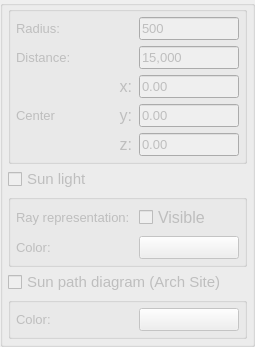
             <widget class="QGroupBox" name="groupBox_10">
              <property name="sizePolicy">
               <sizepolicy hsizetype="Expanding" vsizetype="Preferred">
                <horstretch>0</horstretch>
                <verstretch>0</verstretch>
               </sizepolicy>
              </property>
              <property name="font">
               <font>
                <pointsize>12</pointsize>
                <italic>true</italic>
               </font>
              </property>
              <property name="title">
               <string/>
              </property>
              <layout class="QGridLayout" name="gridLayout_11">
               <property name="leftMargin">
                <number>5</number>
               </property>
               <property name="topMargin">
                <number>0</number>
               </property>
               <property name="rightMargin">
                <number>5</number>
               </property>
               <property name="bottomMargin">
                <number>5</number>
               </property>
               <property name="verticalSpacing">
                <number>3</number>
               </property>
               <item row="2" column="0">
                <widget class="QCheckBox" name="checkBox_Sun_light_representation">
                 <property name="enabled">
                  <bool>false</bool>
                 </property>
                 <property name="sizePolicy">
                  <sizepolicy hsizetype="Minimum" vsizetype="Maximum">
                   <horstretch>0</horstretch>
                   <verstretch>0</verstretch>
                  </sizepolicy>
                 </property>
                 <property name="font">
                  <font>
                   <pointsize>11</pointsize>
                   <italic>false</italic>
                  </font>
                 </property>
                 <property name="toolTip">
                  <string>Enable the sun light representation</string>
                 </property>
                 <property name="layoutDirection">
                  <enum>Qt::LeftToRight</enum>
                 </property>
                 <property name="styleSheet">
                  <string notr="true"/>
                 </property>
                 <property name="text">
                  <string>Sun light</string>
                 </property>
                </widget>
               </item>
               <item row="1" column="0">
                <widget class="QGroupBox" name="groupBox_7">
                 <property name="sizePolicy">
                  <sizepolicy hsizetype="Expanding" vsizetype="Maximum">
                   <horstretch>0</horstretch>
                   <verstretch>0</verstretch>
                  </sizepolicy>
                 </property>
                 <property name="title">
                  <string/>
                 </property>
                 <layout class="QGridLayout" name="gridLayout_3">
                  <property name="leftMargin">
                   <number>5</number>
                  </property>
                  <property name="topMargin">
                   <number>5</number>
                  </property>
                  <property name="rightMargin">
                   <number>5</number>
                  </property>
                  <property name="bottomMargin">
                   <number>5</number>
                  </property>
                  <item row="0" column="0">
                   <layout class="QVBoxLayout" name="verticalLayout_16">
                    <item>
                     <layout class="QHBoxLayout" name="horizontalLayout_20">
                      <item>
                       <widget class="QLabel" name="label_radius">
                        <property name="enabled">
                         <bool>false</bool>
                        </property>
                        <property name="font">
                         <font>
                          <pointsize>10</pointsize>
                          <italic>false</italic>
                         </font>
                        </property>
                        <property name="text">
                         <string>Radius:</string>
                        </property>
                       </widget>
                      </item>
                      <item>
                       <spacer name="horizontalSpacer_2">
                        <property name="orientation">
                         <enum>Qt::Horizontal</enum>
                        </property>
                        <property name="sizeHint" stdset="0">
                         <size>
                          <width>40</width>
                          <height>20</height>
                         </size>
                        </property>
                       </spacer>
                      </item>
                      <item>
                       <widget class="QLineEdit" name="lineEdit_Radius">
                        <property name="enabled">
                         <bool>false</bool>
                        </property>
                        <property name="sizePolicy">
                         <sizepolicy hsizetype="Maximum" vsizetype="Fixed">
                          <horstretch>0</horstretch>
                          <verstretch>0</verstretch>
                         </sizepolicy>
                        </property>
                        <property name="maximumSize">
                         <size>
                          <width>100</width>
                          <height>16777215</height>
                         </size>
                        </property>
                        <property name="font">
                         <font>
                          <pointsize>10</pointsize>
                          <italic>false</italic>
                         </font>
                        </property>
                        <property name="toolTip">
                         <string/>
                        </property>
                        <property name="text">
                         <string>500</string>
                        </property>
                       </widget>
                      </item>
                     </layout>
                    </item>
                    <item>
                     <layout class="QHBoxLayout" name="horizontalLayout_21">
                      <item>
                       <widget class="QLabel" name="label_Distance">
                        <property name="enabled">
                         <bool>false</bool>
                        </property>
                        <property name="font">
                         <font>
                          <pointsize>10</pointsize>
                          <italic>false</italic>
                         </font>
                        </property>
                        <property name="text">
                         <string>Distance:</string>
                        </property>
                       </widget>
                      </item>
                      <item>
                       <spacer name="horizontalSpacer_7">
                        <property name="orientation">
                         <enum>Qt::Horizontal</enum>
                        </property>
                        <property name="sizeHint" stdset="0">
                         <size>
                          <width>40</width>
                          <height>20</height>
                         </size>
                        </property>
                       </spacer>
                      </item>
                      <item>
                       <widget class="QLineEdit" name="lineEdit_Distance">
                        <property name="enabled">
                         <bool>false</bool>
                        </property>
                        <property name="sizePolicy">
                         <sizepolicy hsizetype="Maximum" vsizetype="Fixed">
                          <horstretch>0</horstretch>
                          <verstretch>0</verstretch>
                         </sizepolicy>
                        </property>
                        <property name="maximumSize">
                         <size>
                          <width>100</width>
                          <height>16777215</height>
                         </size>
                        </property>
                        <property name="font">
                         <font>
                          <pointsize>10</pointsize>
                          <italic>false</italic>
                         </font>
                        </property>
                        <property name="toolTip">
                         <string/>
                        </property>
                        <property name="text">
                         <string>15,000</string>
                        </property>
                       </widget>
                      </item>
                     </layout>
                    </item>
                   </layout>
                  </item>
                  <item row="1" column="0">
                   <layout class="QHBoxLayout" name="horizontalLayout_22">
                    <item>
                     <widget class="QLabel" name="label_Position">
                      <property name="enabled">
                       <bool>false</bool>
                      </property>
                      <property name="font">
                       <font>
                        <pointsize>10</pointsize>
                        <italic>false</italic>
                       </font>
                      </property>
                      <property name="toolTip">
                       <string>Adjust the center position according to the project</string>
                      </property>
                      <property name="text">
                       <string>Center</string>
                      </property>
                     </widget>
                    </item>
                    <item>
                     <layout class="QGridLayout" name="gridLayout_1">
                      <item row="1" column="1">
                       <widget class="QLineEdit" name="lineEdit_Position_y">
                        <property name="enabled">
                         <bool>false</bool>
                        </property>
                        <property name="sizePolicy">
                         <sizepolicy hsizetype="Maximum" vsizetype="Fixed">
                          <horstretch>0</horstretch>
                          <verstretch>0</verstretch>
                         </sizepolicy>
                        </property>
                        <property name="maximumSize">
                         <size>
                          <width>100</width>
                          <height>16777215</height>
                         </size>
                        </property>
                        <property name="font">
                         <font>
                          <pointsize>10</pointsize>
                          <italic>false</italic>
                         </font>
                        </property>
                        <property name="toolTip">
                         <string/>
                        </property>
                        <property name="text">
                         <string>0.00</string>
                        </property>
                       </widget>
                      </item>
                      <item row="2" column="0">
                       <widget class="QLabel" name="label_Position_z">
                        <property name="enabled">
                         <bool>false</bool>
                        </property>
                        <property name="sizePolicy">
                         <sizepolicy hsizetype="Minimum" vsizetype="Preferred">
                          <horstretch>0</horstretch>
                          <verstretch>0</verstretch>
                         </sizepolicy>
                        </property>
                        <property name="font">
                         <font>
                          <pointsize>12</pointsize>
                          <italic>false</italic>
                         </font>
                        </property>
                        <property name="layoutDirection">
                         <enum>Qt::RightToLeft</enum>
                        </property>
                        <property name="text">
                         <string>             z:</string>
                        </property>
                       </widget>
                      </item>
                      <item row="1" column="0">
                       <widget class="QLabel" name="label_Position_y">
                        <property name="enabled">
                         <bool>false</bool>
                        </property>
                        <property name="sizePolicy">
                         <sizepolicy hsizetype="Preferred" vsizetype="Preferred">
                          <horstretch>0</horstretch>
                          <verstretch>0</verstretch>
                         </sizepolicy>
                        </property>
                        <property name="font">
                         <font>
                          <pointsize>12</pointsize>
                          <italic>false</italic>
                         </font>
                        </property>
                        <property name="layoutDirection">
                         <enum>Qt::RightToLeft</enum>
                        </property>
                        <property name="text">
                         <string>             y:</string>
                        </property>
                       </widget>
                      </item>
                      <item row="0" column="1">
                       <widget class="QLineEdit" name="lineEdit_Position_x">
                        <property name="enabled">
                         <bool>false</bool>
                        </property>
                        <property name="sizePolicy">
                         <sizepolicy hsizetype="Maximum" vsizetype="Fixed">
                          <horstretch>0</horstretch>
                          <verstretch>0</verstretch>
                         </sizepolicy>
                        </property>
                        <property name="maximumSize">
                         <size>
                          <width>100</width>
                          <height>16777215</height>
                         </size>
                        </property>
                        <property name="font">
                         <font>
                          <pointsize>10</pointsize>
                          <italic>false</italic>
                         </font>
                        </property>
                        <property name="toolTip">
                         <string/>
                        </property>
                        <property name="text">
                         <string>0.00</string>
                        </property>
                       </widget>
                      </item>
                      <item row="2" column="1">
                       <widget class="QLineEdit" name="lineEdit_Position_z">
                        <property name="enabled">
                         <bool>false</bool>
                        </property>
                        <property name="sizePolicy">
                         <sizepolicy hsizetype="Maximum" vsizetype="Fixed">
                          <horstretch>0</horstretch>
                          <verstretch>0</verstretch>
                         </sizepolicy>
                        </property>
                        <property name="maximumSize">
                         <size>
                          <width>100</width>
                          <height>16777215</height>
                         </size>
                        </property>
                        <property name="font">
                         <font>
                          <pointsize>10</pointsize>
                          <italic>false</italic>
                         </font>
                        </property>
                        <property name="toolTip">
                         <string/>
                        </property>
                        <property name="text">
                         <string>0.00</string>
                        </property>
                       </widget>
                      </item>
                      <item row="0" column="0">
                       <widget class="QLabel" name="label_Position_x">
                        <property name="enabled">
                         <bool>false</bool>
                        </property>
                        <property name="sizePolicy">
                         <sizepolicy hsizetype="Minimum" vsizetype="Preferred">
                          <horstretch>0</horstretch>
                          <verstretch>0</verstretch>
                         </sizepolicy>
                        </property>
                        <property name="maximumSize">
                         <size>
                          <width>100</width>
                          <height>16777215</height>
                         </size>
                        </property>
                        <property name="font">
                         <font>
                          <pointsize>12</pointsize>
                          <italic>false</italic>
                          <kerning>true</kerning>
                         </font>
                        </property>
                        <property name="layoutDirection">
                         <enum>Qt::RightToLeft</enum>
                        </property>
                        <property name="text">
                         <string>             x:</string>
                        </property>
                       </widget>
                      </item>
                     </layout>
                    </item>
                   </layout>
                  </item>
                 </layout>
                </widget>
               </item>
               <item row="3" column="0">
                <widget class="QGroupBox" name="groupBox_6">
                 <property name="sizePolicy">
                  <sizepolicy hsizetype="Expanding" vsizetype="Maximum">
                   <horstretch>0</horstretch>
                   <verstretch>0</verstretch>
                  </sizepolicy>
                 </property>
                 <property name="title">
                  <string/>
                 </property>
                 <layout class="QGridLayout" name="gridLayout_2">
                  <property name="leftMargin">
                   <number>5</number>
                  </property>
                  <property name="topMargin">
                   <number>5</number>
                  </property>
                  <property name="rightMargin">
                   <number>5</number>
                  </property>
                  <property name="bottomMargin">
                   <number>5</number>
                  </property>
                  <item row="0" column="1">
                   <layout class="QVBoxLayout" name="verticalLayout_17">
                    <item>
                     <layout class="QHBoxLayout" name="horizontalLayout_23">
                      <item>
                       <widget class="QLabel" name="label_Ray_representation">
                        <property name="enabled">
                         <bool>false</bool>
                        </property>
                        <property name="font">
                         <font>
                          <pointsize>10</pointsize>
                          <italic>false</italic>
                         </font>
                        </property>
                        <property name="text">
                         <string>Ray representation:</string>
                        </property>
                       </widget>
                      </item>
                      <item>
                       <widget class="QCheckBox" name="checkBox_Ray_representation">
                        <property name="enabled">
                         <bool>false</bool>
                        </property>
                        <property name="maximumSize">
                         <size>
                          <width>100</width>
                          <height>16777215</height>
                         </size>
                        </property>
                        <property name="font">
                         <font>
                          <pointsize>12</pointsize>
                          <italic>false</italic>
                         </font>
                        </property>
                        <property name="text">
                         <string>Visible</string>
                        </property>
                       </widget>
                      </item>
                     </layout>
                    </item>
                    <item>
                     <layout class="QHBoxLayout" name="horizontalLayout_24">
                      <item>
                       <widget class="QLabel" name="label_Color">
                        <property name="enabled">
                         <bool>false</bool>
                        </property>
                        <property name="font">
                         <font>
                          <pointsize>10</pointsize>
                          <italic>false</italic>
                         </font>
                        </property>
                        <property name="text">
                         <string>Color:</string>
                        </property>
                       </widget>
                      </item>
                      <item>
                       <widget class="QPushButton" name="colorButtonTop">
                        <property name="enabled">
                         <bool>false</bool>
                        </property>
                        <property name="sizePolicy">
                         <sizepolicy hsizetype="Minimum" vsizetype="Fixed">
                          <horstretch>0</horstretch>
                          <verstretch>0</verstretch>
                         </sizepolicy>
                        </property>
                        <property name="maximumSize">
                         <size>
                          <width>100</width>
                          <height>16777215</height>
                         </size>
                        </property>
                        <property name="font">
                         <font>
                          <pointsize>10</pointsize>
                          <italic>false</italic>
                         </font>
                        </property>
                        <property name="toolTip">
                         <string>Choose the color of the sunlight representation</string>
                        </property>
                        <property name="styleSheet">
                         <string notr="true"/>
                        </property>
                       </widget>
                      </item>
                     </layout>
                    </item>
                   </layout>
                  </item>
                 </layout>
                </widget>
               </item>
               <item row="5" column="0">
                <widget class="QGroupBox" name="groupBox_9">
                 <property name="title">
                  <string/>
                 </property>
                 <layout class="QGridLayout" name="gridLayout_4">
                  <property name="leftMargin">
                   <number>5</number>
                  </property>
                  <property name="topMargin">
                   <number>5</number>
                  </property>
                  <property name="rightMargin">
                   <number>5</number>
                  </property>
                  <property name="bottomMargin">
                   <number>5</number>
                  </property>
                  <item row="0" column="0">
                   <widget class="QLabel" name="label_Color_2">
                    <property name="enabled">
                     <bool>false</bool>
                    </property>
                    <property name="font">
                     <font>
                      <pointsize>10</pointsize>
                      <italic>false</italic>
                     </font>
                    </property>
                    <property name="text">
                     <string>Color:</string>
                    </property>
                   </widget>
                  </item>
                  <item row="0" column="1">
                   <widget class="QPushButton" name="colorButtonTop_2">
                    <property name="enabled">
                     <bool>false</bool>
                    </property>
                    <property name="sizePolicy">
                     <sizepolicy hsizetype="Minimum" vsizetype="Fixed">
                      <horstretch>0</horstretch>
                      <verstretch>0</verstretch>
                     </sizepolicy>
                    </property>
                    <property name="maximumSize">
                     <size>
                      <width>100</width>
                      <height>16777215</height>
                     </size>
                    </property>
                    <property name="font">
                     <font>
                      <pointsize>10</pointsize>
                      <italic>false</italic>
                     </font>
                    </property>
                    <property name="toolTip">
                     <string>Choose the color of the sun path diagram</string>
                    </property>
                   </widget>
                  </item>
                 </layout>
                </widget>
               </item>
               <item row="4" column="0">
                <widget class="QCheckBox" name="checkBox_Sun_path_diagram">
                 <property name="enabled">
                  <bool>false</bool>
                 </property>
                 <property name="sizePolicy">
                  <sizepolicy hsizetype="Minimum" vsizetype="Maximum">
                   <horstretch>0</horstretch>
                   <verstretch>0</verstretch>
                  </sizepolicy>
                 </property>
                 <property name="font">
                  <font>
                   <pointsize>11</pointsize>
                   <italic>false</italic>
                  </font>
                 </property>
                 <property name="toolTip">
                  <string>To enable the sun path diagram
it is necessary to have an Arch Site object
For Color 3D view, leave it disabled.</string>
                 </property>
                 <property name="layoutDirection">
                  <enum>Qt::LeftToRight</enum>
                 </property>
                 <property name="text">
                  <string>Sun path diagram (Arch Site)</string>
                 </property>
                </widget>
               </item>
              </layout>
             </widget>
